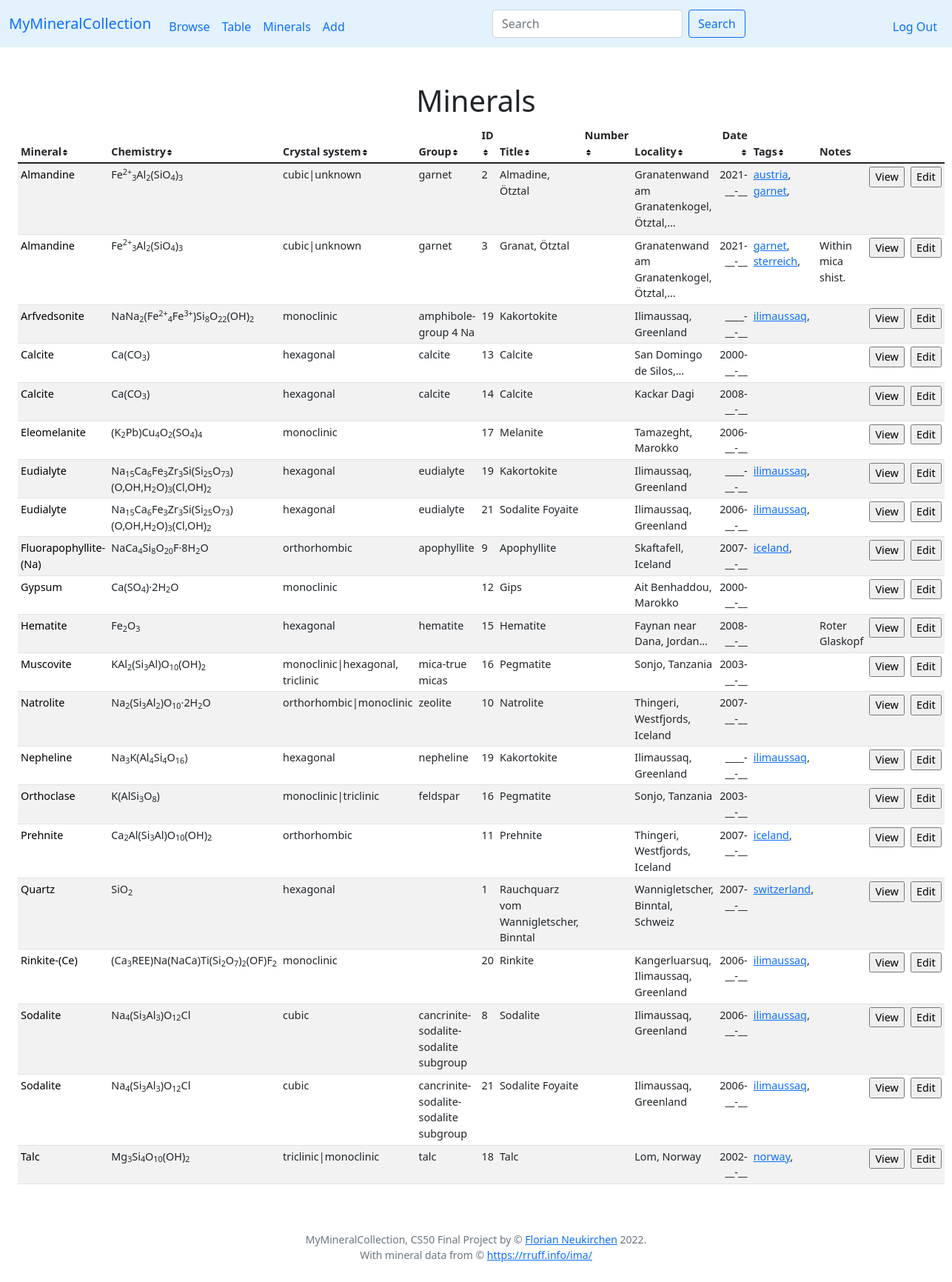
The app's page /mineral (signed in) with its own data.
### tables this page shows
CREATE TABLE specmin (specimen_id INTEGER NOT NULL REFERENCES specimen(id) ON DELETE CASCADE, min_symbol TEXT NOT NULL, FOREIGN KEY(min_symbol) REFERENCES minerals(symbol));

CREATE TABLE minerals (symbol TEXT, name TEXT NOT NULL, chemistry TEXT, elements TEXT, crystal_system TEXT, fleischer TEXT, PRIMARY KEY(symbol));

CREATE TABLE specimen (id INTEGER PRIMARY KEY AUTOINCREMENT NOT NULL, user_id INTEGER NOT NULL, my_id TEXT, title TEXT, locality TEXT, day INTEGER, month INTEGER, year INTEGER, notes TEXT, thumbnail TEXT);

CREATE TABLE tags (specimen_id INTEGER NOT NULL REFERENCES specimen(id) ON DELETE CASCADE, tag TEXT NOT NULL);

### app.py (the view, shortened to what this page needs)
@app.route("/mineral")
def mineral():
    min = request.args.get("n")
    if not min:
        rows = db.execute("SELECT * FROM (SELECT * FROM SPECIMEN JOIN specmin ON specimen.id = specmin.specimen_id WHERE user_id = ?) a INNER JOIN minerals ON a.min_symbol = minerals.symbol ORDER BY minerals.name", session["user_id"])
        for row in rows:
            row['tags'] = db.execute("SELECT tags.tag AS tag FROM tags JOIN specimen ON tags.specimen_id = specimen.id WHERE specimen.id = ? ORDER BY tag", row['id'])
        return render_template("mintable.html", rows=rows)

### app.py (called while the page is built)
@app.after_request
def after_request(response):
    response.headers["Cache-Control"] = "no-cache, no-store, must-revalidate"
    response.headers["Expires"] = 0
    response.headers["Pragma"] = "no-cache"
    return response

### helpers.py (called while the page is built)
def date2(value):
    if not value:
        return "__"
    return f"{value:02d}"

def date4(value):
    if not value:
        return "____"
    return f"{value:04d}"

def taglink(value):
    if not value:
        return ""
    html = '<a href="tag?t=' + value + '">' + value + '</a>'
    return html

def minlink(value):
    if not value:
        return ""
    html = '<a href="mineral?n=' + value + '" class="minlink">' + value + '</a>'
    return html

def shortnotes(value):
    n = 4
    result_list = value.split()
    if len(result_list) < n:
        return value
    return " ".join(result_list[:n]) + "…"

### templates/mintable.html (shortened to what this page needs)
{% extends "layout.html" %}
{% block main %}
<div class="container-fluid">
    <h1>Minerals</h1>
    <table class="table table-striped size90 table-sm" id="mytable">
        <thead>
            <tr>
                <th class="text-start" onclick="sortTable(0)">Mineral<img src="static/sort-solid.svg" width="10px" height="10px"></th>
                <th class="text-start" onclick="sortTable(1)">Chemistry<img src="static/sort-solid.svg" width="10px" height="10px"></th>
                <th class="text-start" onclick="sortTable(2)">Crystal system<img src="static/sort-solid.svg" width="10px" height="10px"></th>
                <th class="text-start" onclick="sortTable(3)">Group<img src="static/sort-solid.svg" width="10px" height="10px"></th>
                <th class="text-start" id="IDColumn" onclick="sortTable(4)">ID<img src="static/sort-solid.svg" width="10px" height="10px"></th>
                <th class="text-start" onclick="sortTable(5)">Title<img src="static/sort-solid.svg" width="10px" height="10px"></th>
                <th class="text-start" onclick="sortTable(6)">Number<img src="static/sort-solid.svg" width="10px" height="10px"></th>
                <th class="text-start" onclick="sortTable(7)">Locality<img src="static/sort-solid.svg" width="10px" height="10px"></th>
                <th class="text-end" onclick="sortTable(8)">Date<img src="static/sort-solid.svg" width="10px" height="10px"></th>
                <th class="text-start" onclick="sortTable(9)">Tags<img src="static/sort-solid.svg" width="10px" height="10px"></th>
                <th class="text-start">Notes</th>
            </tr>
        </thead>
        <tbody>
            {% for row in rows %}
            <tr id="tr{{ row['id'] }}">
                <td class="text-start">{{ row['name'] | minlink | safe }}</td>
                <td class="text-start">{{ row['chemistry'] | safe }}</td>
                <td class="text-start">{{ row['crystal_system'] }}</td>
                <td class="text-start">{{ row['fleischer'] }}</td>
                <td class="text-start">{{ row['id'] }}</td>
                <td class="text-start">{{ row['title'] }}</td>
                <td class="text-start">{{ row['my_id'] }}</td>
                <td class="text-start">{{ row['locality'] | shortnotes }}</td>
                <td class="text-end">{{ row['year'] | date4}}-{{ row['month'] | date2 }}-{{ row['day'] | date2 }}</td>
                <td class="text-start">
                    {% for tag in row['tags'] %}
                    {{ tag['tag'] | taglink | safe }},
                    {% endfor %}
                </td>
                <td class="text-start">{{ row['notes'] | shortnotes }}</td>
                <td>
                    <form action="/view">
                        <input type="submit" value="View">
                    </form>
                </td>
                <td>
                    <form action="/edit">
                        <input type="submit" value="Edit">
                    </form>
                </td>
            </tr>
            {% endfor %}
        </tbody>
    </table>
</div>
{% endblock %}

### templates/layout.html (shortened to what this page needs)
<!DOCTYPE html>
<html lang="en">
    <head>
        <link href="https://cdn.jsdelivr.net/npm/bootstrap@5.1.3/dist/css/bootstrap.min.css" rel="stylesheet">
        <link href="/static/styles.css" rel="stylesheet">
    </head>
    <body>
        <nav class="navbar navbar-expand-md myblue">
            <div class="container-fluid">
                <a class="navbar-brand" href="/">MyMineralCollection</a>
                <div class="collapse navbar-collapse" id="navbarNav">
                    {% if session["user_id"] %}
                        <ul class="navbar-nav me-auto mt-2 mb-lg-0">
                            <li class="nav-item"><a class="nav-link" href="/">Browse</a></li>
                            <li class="nav-item"><a class="nav-link" href="/table">Table</a></li>
                            <li class="nav-item"><a class="nav-link" href="/mineral">Minerals</a></li>
                            <li class="nav-item"><a class="nav-link" href="/add">Add</a></li>
                        </ul>
                        <form class="d-flex" role="search" action="/">
                            <input class="form-control me-2" type="search" name="search" placeholder="Search" aria-label="Search">
                            <button class="btn btn-outline-primary" type="submit">Search</button>
                        </form>
                        <ul class="navbar-nav ms-auto mt-2">
                            <li class="nav-item"><a class="nav-link" href="/logout">Log Out</a></li>
                        </ul>
                    {% else %}
                        <ul class="navbar-nav ms-auto mt-2">
                            <li class="nav-item"><a class="nav-link" href="/register">Register</a></li>
                            <li class="nav-item"><a class="nav-link" href="/login">Log In</a></li>
                        </ul>
                    {% endif %}
                </div>
            </div>
        </nav>
        <main class="container-fluid py-5 text-center">
            {% block main %}{% endblock %}
        </main>
        <footer class="mb-5 small text-center text-muted">
            MyMineralCollection, CS50 Final Project by &#169; <a href="https://www.riannek.de/">Florian Neukirchen</a> 2022. <br> With mineral data from &#169; <a href="https://rruff.info/ima/">https://rruff.info/ima/</a>
        </footer>
</body>
</html>

### static/styles.css (style rules this page uses)
.myblue { background-color: #e3f2fd; }
.size90 { font-size: 90%; }
.minlink:link { text-decoration: none; color: black; }

### records on screen
specmin: name|minlink "Almandine", chemistry "Fe 2+ 3 Al 2 (SiO 4 ) 3", crystal_system "cubic|unknown", fleischer "garnet", id "2", title "Almadine, Ötztal", locality|shortnotes "Granatenwand am Granatenkogel, Ötztal,…", year "2021", month "__", day "__"
tags: tag|taglink "austria"
tags: tag|taglink "garnet"
specmin: name|minlink "Almandine", chemistry "Fe 2+ 3 Al 2 (SiO 4 ) 3", crystal_system "cubic|unknown", fleischer "garnet", id "3", title "Granat, Ötztal", locality|shortnotes "Granatenwand am Granatenkogel, Ötztal,…", year "2021", month "__", day "__", notes|shortnotes "Within mica shist."
tags: tag|taglink "garnet"
tags: tag|taglink "sterreich"
specmin: name|minlink "Arfvedsonite", chemistry "NaNa 2 (Fe 2+ 4 Fe 3+ )Si 8 O 22 (OH) 2", crystal_system "monoclinic", fleischer "amphibole-group 4 Na", id "19", title "Kakortokite", locality|shortnotes "Ilimaussaq, Greenland", year "____", month "__", day "__"
tags: tag|taglink "ilimaussaq"
specmin: name|minlink "Calcite", chemistry "Ca(CO 3 )", crystal_system "hexagonal", fleischer "calcite", id "13", title "Calcite", locality|shortnotes "San Domingo de Silos,…", year "2000", month "__", day "__"
specmin: name|minlink "Calcite", chemistry "Ca(CO 3 )", crystal_system "hexagonal", fleischer "calcite", id "14", title "Calcite", locality|shortnotes "Kackar Dagi", year "2008", month "__", day "__"
specmin: name|minlink "Eleomelanite", chemistry "(K 2 Pb)Cu 4 O 2 (SO 4 ) 4", crystal_system "monoclinic", id "17", title "Melanite", locality|shortnotes "Tamazeght, Marokko", year "2006", month "__", day "__"
specmin: name|minlink "Eudialyte", chemistry "Na 15 Ca 6 Fe 3 Zr 3 Si(Si 25 O 73 )(O,OH,H 2 O) 3 (Cl,OH) 2", crystal_system "hexagonal", fleischer "eudialyte", id "19", title "Kakortokite", locality|shortnotes "Ilimaussaq, Greenland", year "____", month "__", day "__"
specmin: name|minlink "Eudialyte", chemistry "Na 15 Ca 6 Fe 3 Zr 3 Si(Si 25 O 73 )(O,OH,H 2 O) 3 (Cl,OH) 2", crystal_system "hexagonal", fleischer "eudialyte", id "21", title "Sodalite Foyaite", locality|shortnotes "Ilimaussaq, Greenland", year "2006", month "__", day "__"
tags: tag|taglink "ilimaussaq"
specmin: name|minlink "Fluorapophyllite-(Na)", chemistry "NaCa 4 Si 8 O 20 F·8H 2 O", crystal_system "orthorhombic", fleischer "apophyllite", id "9", title "Apophyllite", locality|shortnotes "Skaftafell, Iceland", year "2007", month "__", day "__"
tags: tag|taglink "iceland"
specmin: name|minlink "Gypsum", chemistry "Ca(SO 4 )·2H 2 O", crystal_system "monoclinic", id "12", title "Gips", locality|shortnotes "Ait Benhaddou, Marokko", year "2000", month "__", day "__"
specmin: name|minlink "Hematite", chemistry "Fe 2 O 3", crystal_system "hexagonal", fleischer "hematite", id "15", title "Hematite", locality|shortnotes "Faynan near Dana, Jordan…", year "2008", month "__", day "__", notes|shortnotes "Roter Glaskopf"
specmin: name|minlink "Muscovite", chemistry "KAl 2 (Si 3 Al)O 10 (OH) 2", crystal_system "monoclinic|hexagonal, triclinic", fleischer "mica-true micas", id "16", title "Pegmatite", locality|shortnotes "Sonjo, Tanzania", year "2003", month "__", day "__"
specmin: name|minlink "Natrolite", chemistry "Na 2 (Si 3 Al 2 )O 10 ·2H 2 O", crystal_system "orthorhombic|monoclinic", fleischer "zeolite", id "10", title "Natrolite", locality|shortnotes "Thingeri, Westfjords, Iceland", year "2007", month "__", day "__"
specmin: name|minlink "Nepheline", chemistry "Na 3 K(Al 4 Si 4 O 16 )", crystal_system "hexagonal", fleischer "nepheline", id "19", title "Kakortokite", locality|shortnotes "Ilimaussaq, Greenland", year "____", month "__", day "__"
specmin: name|minlink "Orthoclase", chemistry "K(AlSi 3 O 8 )", crystal_system "monoclinic|triclinic", fleischer "feldspar", id "16", title "Pegmatite", locality|shortnotes "Sonjo, Tanzania", year "2003", month "__", day "__"
specmin: name|minlink "Prehnite", chemistry "Ca 2 Al(Si 3 Al)O 10 (OH) 2", crystal_system "orthorhombic", id "11", title "Prehnite", locality|shortnotes "Thingeri, Westfjords, Iceland", year "2007", month "__", day "__"
tags: tag|taglink "iceland"
specmin: name|minlink "Quartz", chemistry "SiO 2", crystal_system "hexagonal", id "1", title "Rauchquarz vom Wannigletscher, Binntal", locality|shortnotes "Wannigletscher, Binntal, Schweiz", year "2007", month "__", day "__"
tags: tag|taglink "switzerland"
specmin: name|minlink "Rinkite-(Ce)", chemistry "(Ca 3 REE)Na(NaCa)Ti(Si 2 O 7 ) 2 (OF)F 2", crystal_system "monoclinic", id "20", title "Rinkite", locality|shortnotes "Kangerluarsuq, Ilimaussaq, Greenland", year "2006", month "__", day "__"
tags: tag|taglink "ilimaussaq"
specmin: name|minlink "Sodalite", chemistry "Na 4 (Si 3 Al 3 )O 12 Cl", crystal_system "cubic", fleischer "cancrinite-sodalite-sodalite subgroup", id "8", title "Sodalite", locality|shortnotes "Ilimaussaq, Greenland", year "2006", month "__", day "__"
tags: tag|taglink "ilimaussaq"
specmin: name|minlink "Sodalite", chemistry "Na 4 (Si 3 Al 3 )O 12 Cl", crystal_system "cubic", fleischer "cancrinite-sodalite-sodalite subgroup", id "21", title "Sodalite Foyaite", locality|shortnotes "Ilimaussaq, Greenland", year "2006", month "__", day "__"
specmin: name|minlink "Talc", chemistry "Mg 3 Si 4 O 10 (OH) 2", crystal_system "triclinic|monoclinic", fleischer "talc", id "18", title "Talc", locality|shortnotes "Lom, Norway", year "2002", month "__", day "__"
tags: tag|taglink "norway"
